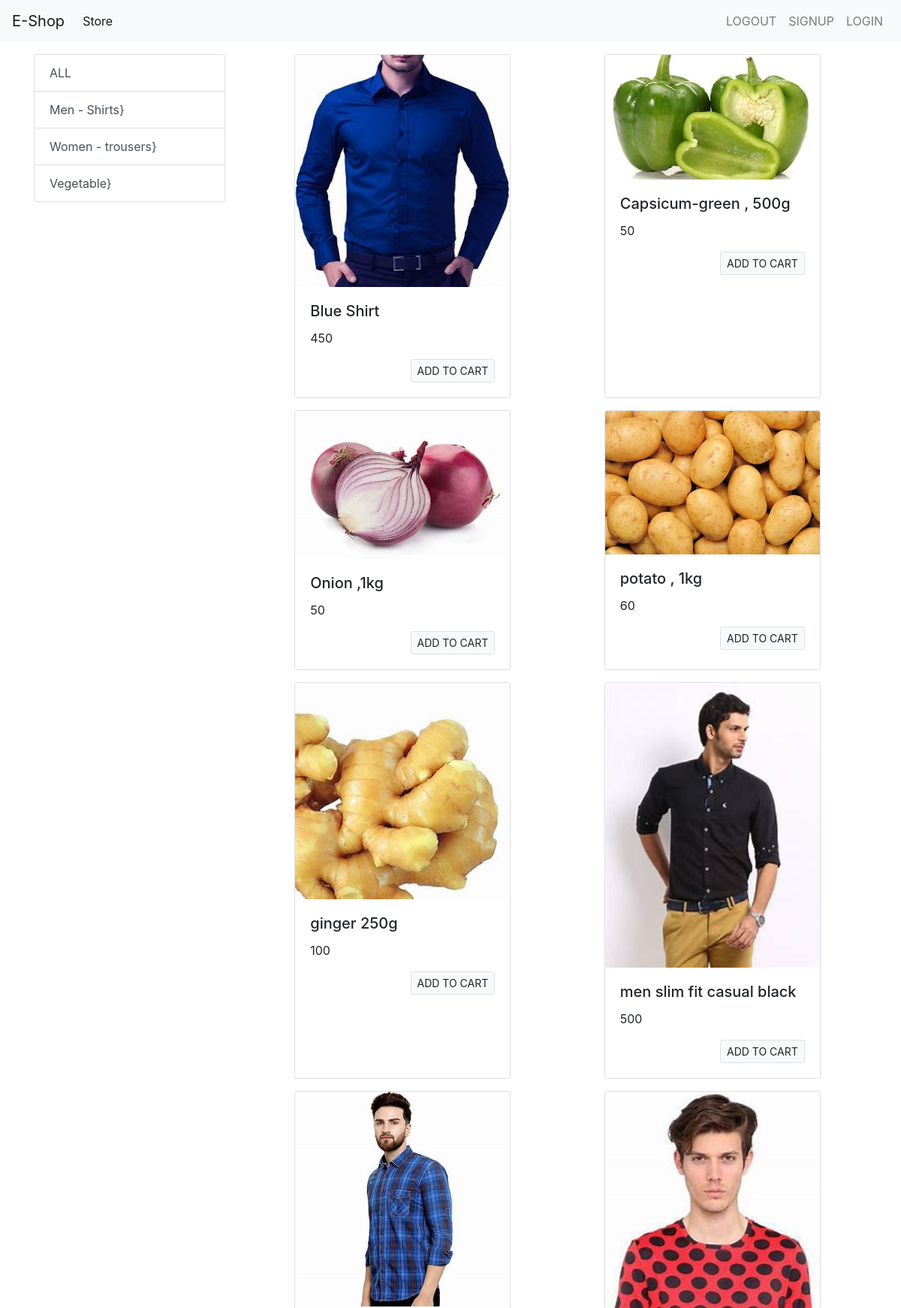
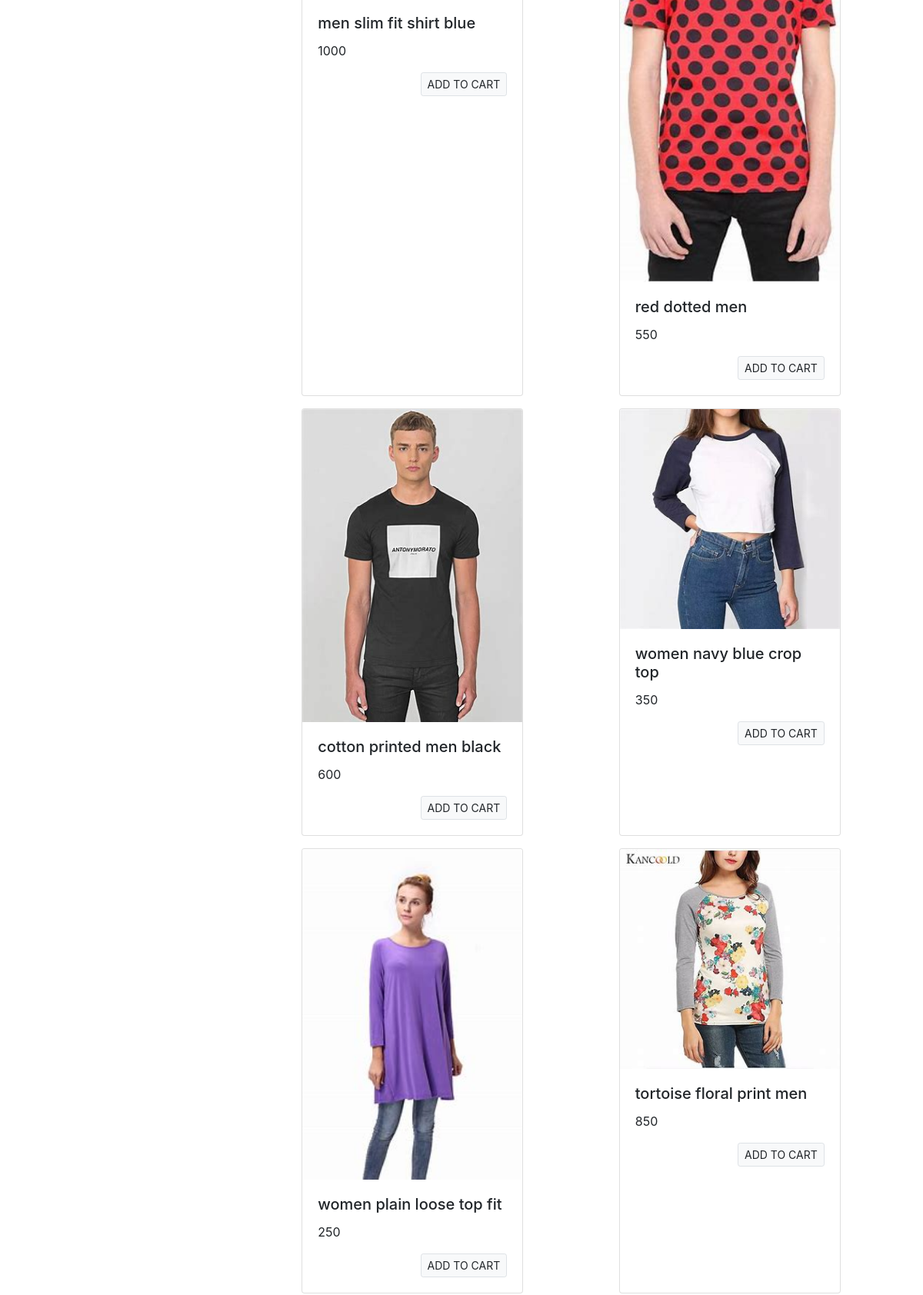
The page / (upper part) on the database its author committed (2 pictures, top to bottom).
### store/models/category.py (models this page shows, shortened)
class Category(models.Model):
    name = models.CharField(max_length=20)
    @staticmethod
    def get_all_categories():
        return Category.objects.all();

### store/models/product.py (models this page shows, shortened)
class Product(models.Model):
    name = models.CharField(max_length=50)
    price = models.IntegerField(default=0)
    category = models.ForeignKey(Category, on_delete=models.CASCADE, default=1)
    description = models.CharField(max_length=200, default='', null=True, blank=True)
    image = models.ImageField(upload_to='uploads/products/')
    @staticmethod
    def get_all_products():
        return Product.objects.all()

### store/views/home.py (the view, shortened to what this page needs)
# urls.py: path('', Index.as_view(), name = 'homepage'),
class Index(View):
    def get(self, request):
        products = None
        categories = Category.get_all_categories();
        categoryID = request.GET.get('category');
        if (categoryID):
            products = Product.get_all_products_by_Categoryid(categoryID);
        else:
            products = Product.get_all_products();
        data = {};
        data['products'] = products;
        data['categories'] = categories;
        print('you are : ', request.session.get("email"))
        print('email' in request.session)
        return render(request, 'index.html', data);

### store/templates/index.html (shortened to what this page needs)
{% extends 'base.html' %}
{%block content %}
<div class="container mt-3">
    <div class="row">
        <div class="col-lg-3 mx-auto">
            <div class="list-group">
                <a href="/" class="list-group-item list-group-item-action">ALL</a>
                {% for category in categories %}
                <a href="/?category={{category.id}}"
                   class="list-group-item list-group-item-action">{{category.name}}}</a>
                {% endfor %}
            </div>
        </div>
        <div id='products' class="col-lg-9 mx-auto">
            <div class="row mx-auto">
                {% for product in products%}
                <div class="card mx-auto mb-3" style="width: 18rem;">
                    <img class="card-img-top" src="{{product.image.url}}" alt="Card image cap">
                    <div class="card-body">
                        <h5 class="card-title">{{product.name}}</h5>
                        <p class="card-text">{{product.price}}</p>
                        <form action="/" method="post">
                            <input type="submit" class="float-right btn btn-light border btn-sm" value="ADD TO CART">
                        </form>
                    </div>
                </div>
                {%endfor%}
            </div>
        </div>
    </div>
</div>
{% endblock %}

### store/templates/base.html (shortened to what this page needs)
<!doctype html>
<html lang="en">
<head>
    <link rel="stylesheet" href="https://stackpath.bootstrapcdn.com/bootstrap/4.1.3/css/bootstrap.min.css"
>
</head>
<body>
    <nav class="navbar navbar-expand-lg navbar-light bg-light">
        <a class="navbar-brand" href="#">E-Shop</a>
        <div class="collapse navbar-collapse" id="navbarSupportedContent">
          <ul class="navbar-nav mr-auto">
            <li class="nav-item active">
              <a class="nav-link" href="#">Store <span class="sr-only">(current)</span></a>
            </li>
          </ul>
          <ul class="navbar-nav my-2 my-lg-0">
            <li class="nav-item">
              <a class="nav-link" href="#">LOGOUT <span class="sr-only">(current)</span></a>
            </li>
            <li class="nav-item">
                <a class="nav-link" href="/signup">SIGNUP <span class="sr-only">(current)</span></a>
              </li>
            <li class="nav-item">
                <a class="nav-link" href="/login">LOGIN <span class="sr-only">(current)</span></a>
              </li>
          </ul>
        </div>
      </nav>
    {% block content %}{% endblock %}
</body>
</html>

### rows shown on the page
Category: name "Men - Shirts"
Category: name "Women - trousers"
Category: name "Vegetable"
Product: image (picture), name "Blue Shirt", price "450"
Product: image (picture), name "Capsicum-green , 500g", price "50"
Product: image (picture), name "Onion ,1kg", price "50"
Product: image (picture), name "potato , 1kg", price "60"
Product: image (picture), name "ginger 250g", price "100"
Product: image (picture), name "men slim fit casual black", price "500"
Product: image (picture), name "men slim fit shirt blue", price "1000"
Product: image (picture), name "red dotted men", price "550"
Product: image (picture), name "cotton printed men black", price "600"
Product: image (picture), name "women navy blue crop top", price "350"
Product: image (picture), name "women plain loose top fit", price "250"
Product: image (picture), name "tortoise floral print men", price "850"
